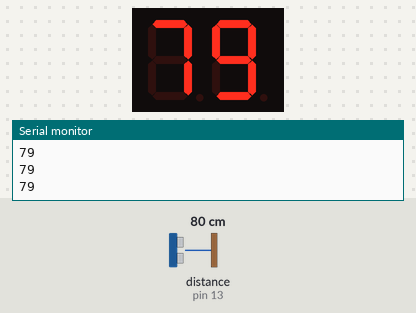
A sketch run on a simulated Arduino Uno, built with avr-gcc and run on an emulated ATmega328P. Shown: 2-digit seven-segment display, the last lines printed to the serial monitor. Wiring (inferred from the names in the program): ultrasonic range finder: trigger pin 12; echo pin 13; MAX7219 LED driver: data pin 4; clock pin 2; CS pin 3. Inputs (shaded band) come from the test bench; at power-on: distance to the obstacle (sensor on pin 13) 80 cm. The echo pulse lasts 58.3 µs per cm.

Above: at 1.2 s.
1.3 s: distance to the obstacle (sensor on pin 13) set to 120 cm
At 1.61 s:
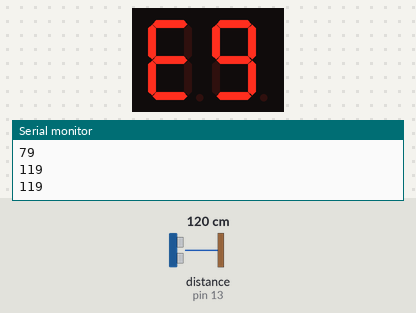
3.3 s: distance to the obstacle (sensor on pin 13) set to 299 cm
At 3.9 s:
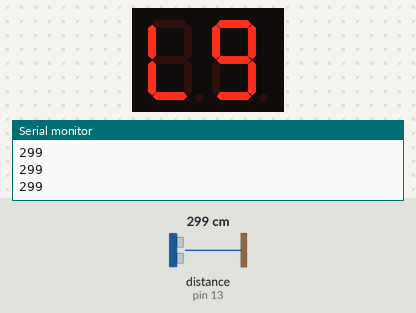
5.9 s: distance to the obstacle (sensor on pin 13) set to 2 cm
At 6.15 s:
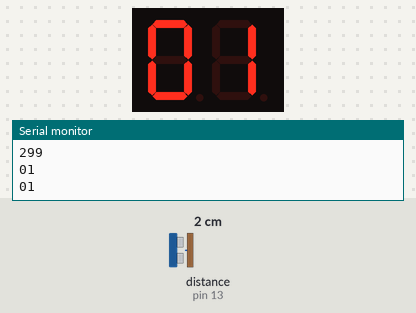

Measured:
- after the input at 1.3 s, the display: first differs from a run without the input after 0.10 s (image 1)
- after the input at 3.3 s, the display: changes after 0.08 s (image 2)
- after the input at 5.9 s, the display: changes after 0.10 s (image 3)
- what the display in image 1 shows lasts 0.4 s, from 1.4 s to 1.8 s

The sketch:

display_test.ino
```cpp
#define MAX7219_DIN 4
#define MAX7219_CS  3
#define MAX7219_CLK 2
#define trigPin 12
#define echoPin 13

long duration, distance;
int remainder, quotient;


// enumerate the MAX7219 registers
// See MAX7219 Datasheet, Table 2, page 7
enum {  MAX7219_REG_DECODE    = 0x09,
        MAX7219_REG_INTENSITY = 0x0A,
        MAX7219_REG_SCANLIMIT = 0x0B,
        MAX7219_REG_SHUTDOWN  = 0x0C,
        MAX7219_REG_DISPTEST  = 0x0F
     };


void setup() {
  Serial.begin(9600);
  digitalWrite(MAX7219_CS, HIGH);
  pinMode(MAX7219_DIN, OUTPUT);
  pinMode(MAX7219_CS, OUTPUT);
  pinMode(MAX7219_CLK, OUTPUT);
  // Ultrasonic Pins
  pinMode(trigPin, OUTPUT);
  pinMode(echoPin, INPUT);
}


void output(byte address, byte data)
{
  digitalWrite(MAX7219_CS, LOW);
  shiftOut(MAX7219_DIN, MAX7219_CLK, MSBFIRST, address);
  shiftOut(MAX7219_DIN, MAX7219_CLK, MSBFIRST, data);
  digitalWrite(MAX7219_CS, HIGH);
}


void Ultrasonic()
{
  digitalWrite(trigPin, LOW);
  delayMicroseconds(2);
  digitalWrite(trigPin, HIGH);
  delayMicroseconds(10);
  digitalWrite(trigPin, LOW);
  duration = pulseIn(echoPin, HIGH);
  distance = (duration / 2) / 29.1;
  //Serial.println("Ultrasonic");
}


void DisplayDistance()
{
  Ultrasonic();
  remainder = distance % 10;
  quotient = distance / 10;
  output(MAX7219_REG_DECODE, 0xff); //decode mode register - CodeB decode all digits
  output(MAX7219_REG_SCANLIMIT, 0x01); //scan limit register - display digits 0 & 1 only
  output(0x02, quotient);
  output(0x01, remainder); //digit 0 (rightmost digit) data
  Serial.print(quotient);
  Serial.print(remainder);
  Serial.println("\n");
  delay(100);
}


void loop() {
  output(MAX7219_REG_DISPTEST, 0x00); //display test register - test mode off
  output(MAX7219_REG_SHUTDOWN, 0x01); //shutdown register - normal operation
  output(MAX7219_REG_INTENSITY, 0x06); //intensity register

  DisplayDistance();

  output(MAX7219_REG_SHUTDOWN, 0x00);   //shutdown
}
```
